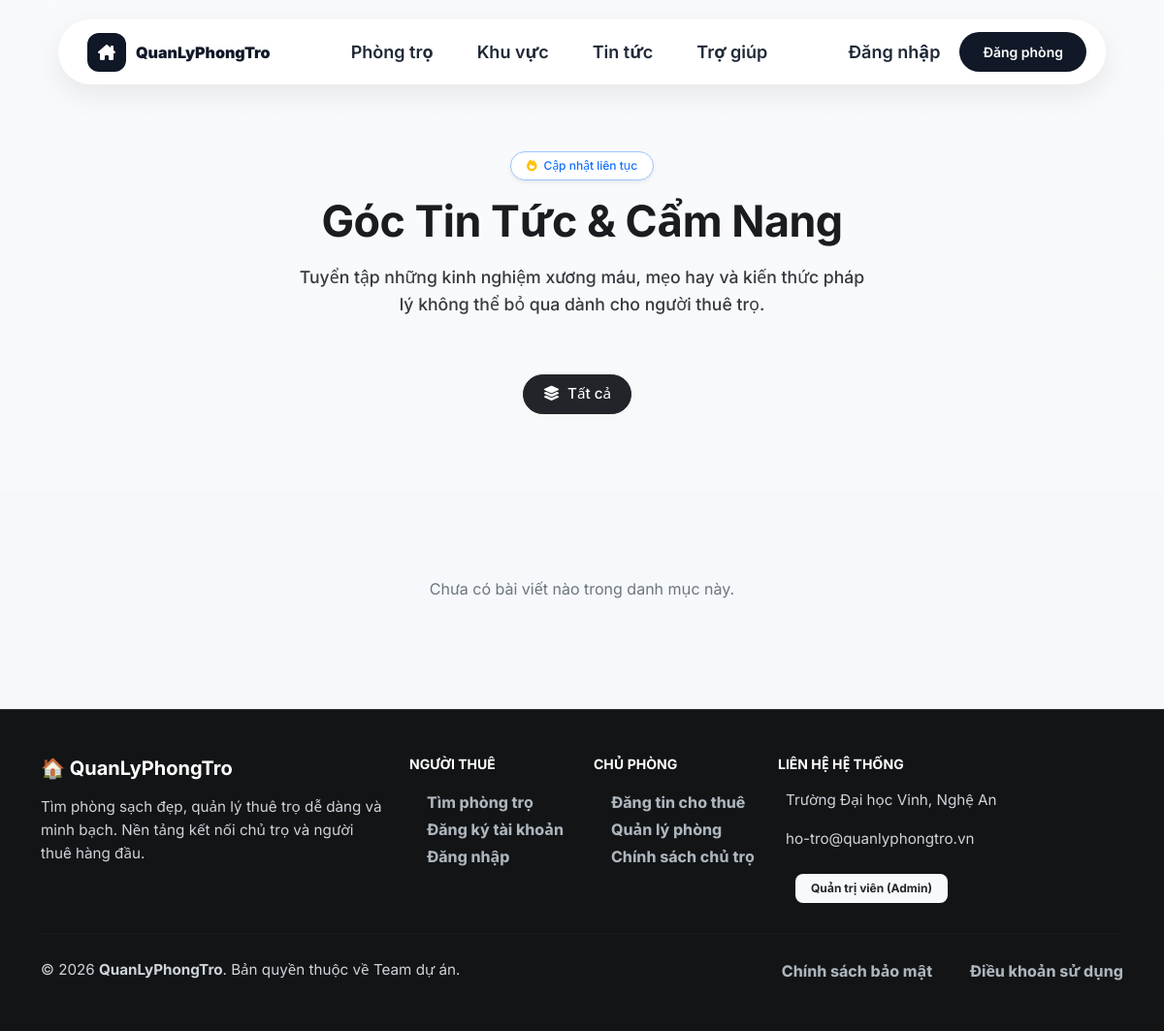
The app's page /public/blog.php, older data.
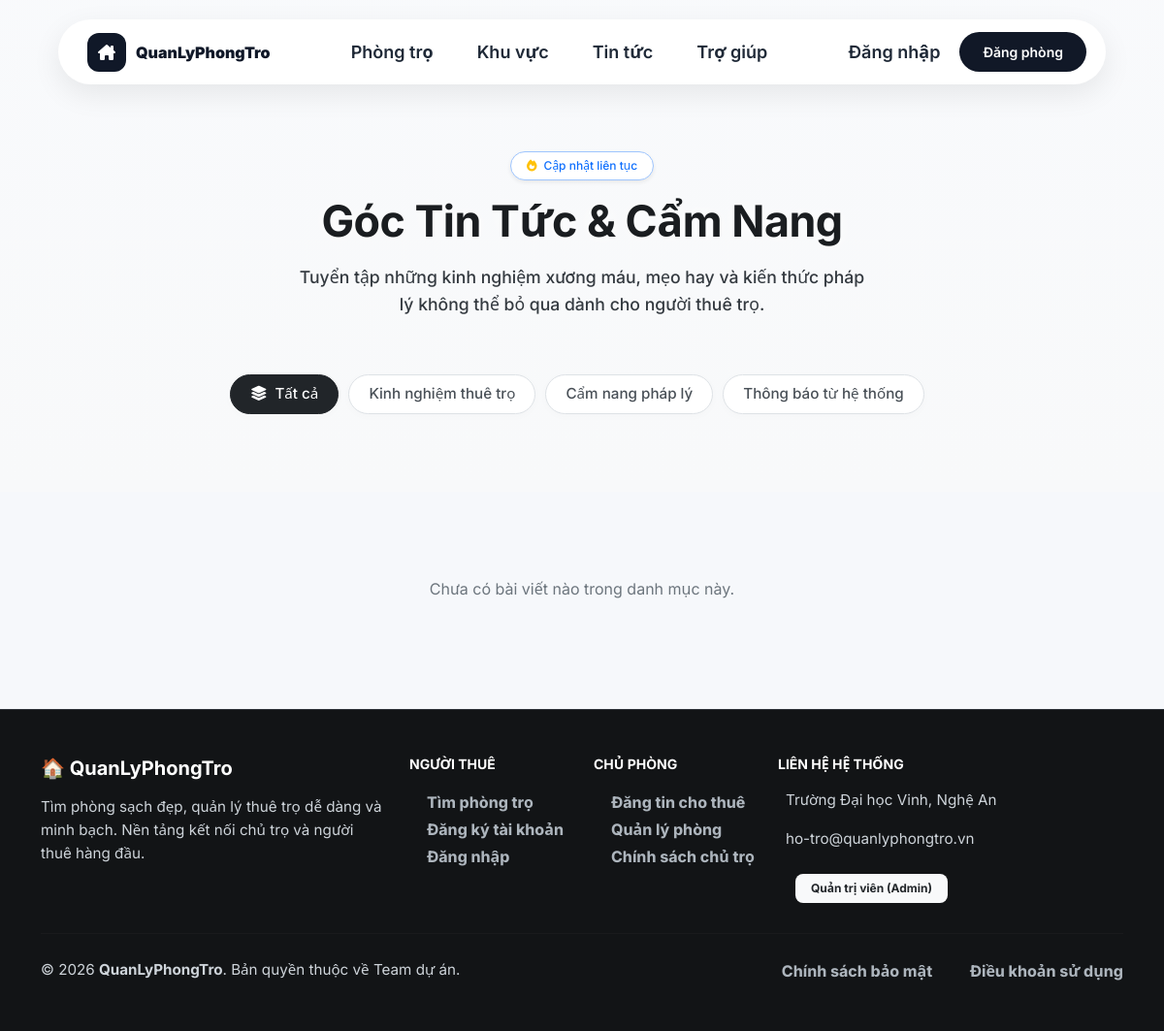
The same page, newer data.
### tables this page shows
CREATE TABLE `news_categories` (
  `id` int(11) NOT NULL,
  `name` varchar(150) NOT NULL,
  `slug` varchar(150) NOT NULL,
  `description` text DEFAULT NULL,
  `created_at` timestamp NOT NULL DEFAULT current_timestamp()
);

### public/blog.php (the view, shortened to what the changed rows need)
<!DOCTYPE html>
<html lang="vi">
<head>
    <link href="https://cdn.jsdelivr.net/npm/bootstrap@5.3.2/dist/css/bootstrap.min.css" rel="stylesheet">
    <link rel="stylesheet" href="https://cdnjs.cloudflare.com/ajax/libs/font-awesome/6.4.2/css/all.min.css">
    <link rel="stylesheet" href="style.css">
</head>
<body>
    <?php
    require_once '../config/database.php';
    $category_slug = isset($_GET['category']) ? $_GET['category'] : '';
    $cat_sql = "SELECT * FROM news_categories ORDER BY id ASC";
    $categories = $conn->query($cat_sql)->fetch_all(MYSQLI_ASSOC);
    ?>
    </head>
    <body>
        <div class="container my-5 pt-5">
            <div class="blog-hero">
                <div class="container">
                    <div class="text-center mb-5">
                        <h1 class="fw-bold mb-3" style="color: #1a1d20; font-size: 2.8rem; letter-spacing: -0.5px;">
                            Góc Tin Tức & Cẩm Nang
                        </h1>
                    </div>
                    <ul class="nav nav-pills category-pills justify-content-center">
                        <?php foreach ($categories as $cat): ?>
                            <li class="nav-item">
                                <a class="nav-link <?php echo ($category_slug === $cat['slug']) ? 'active' : ''; ?>"
                                    href="blog.php?category=<?php echo $cat['slug']; ?>">
                                    <?php echo htmlspecialchars($cat['name']); ?>
                                </a>
                            </li>
                        <?php endforeach; ?>
                    </ul>
                </div>
            </div>
        </div>
    </body>
</html>

Row changes from the older to the newer data that the page shows:
added news_categories: name "Kinh nghiệm thuê trọ"
added news_categories: name "Cẩm nang pháp lý"
added news_categories: name "Thông báo từ hệ thống"
